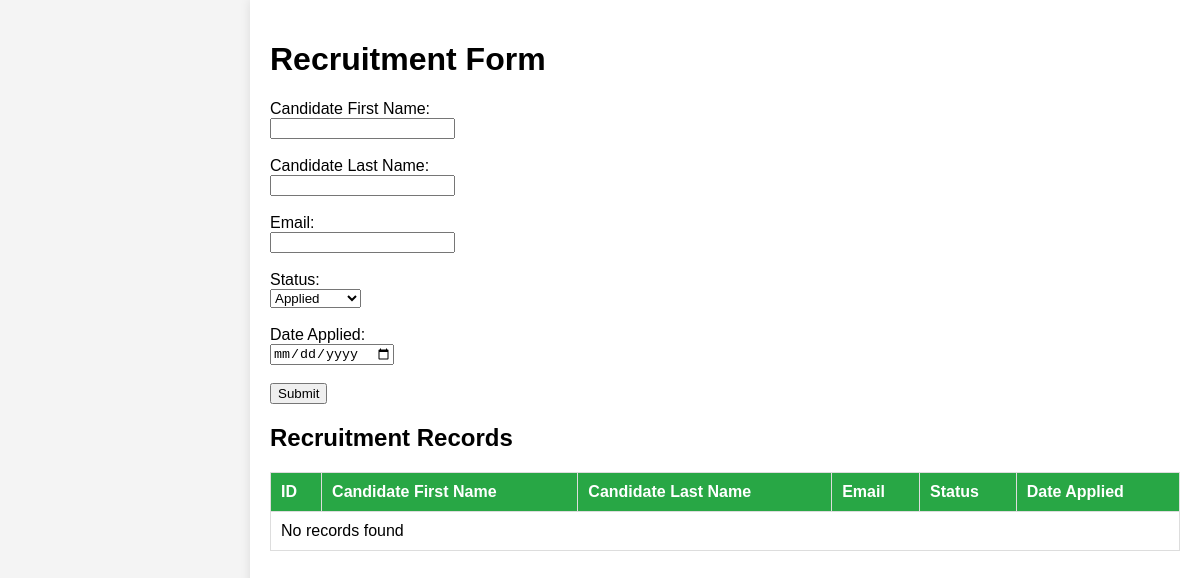
/recruitment.php, run on an earlier commit of the app's database.
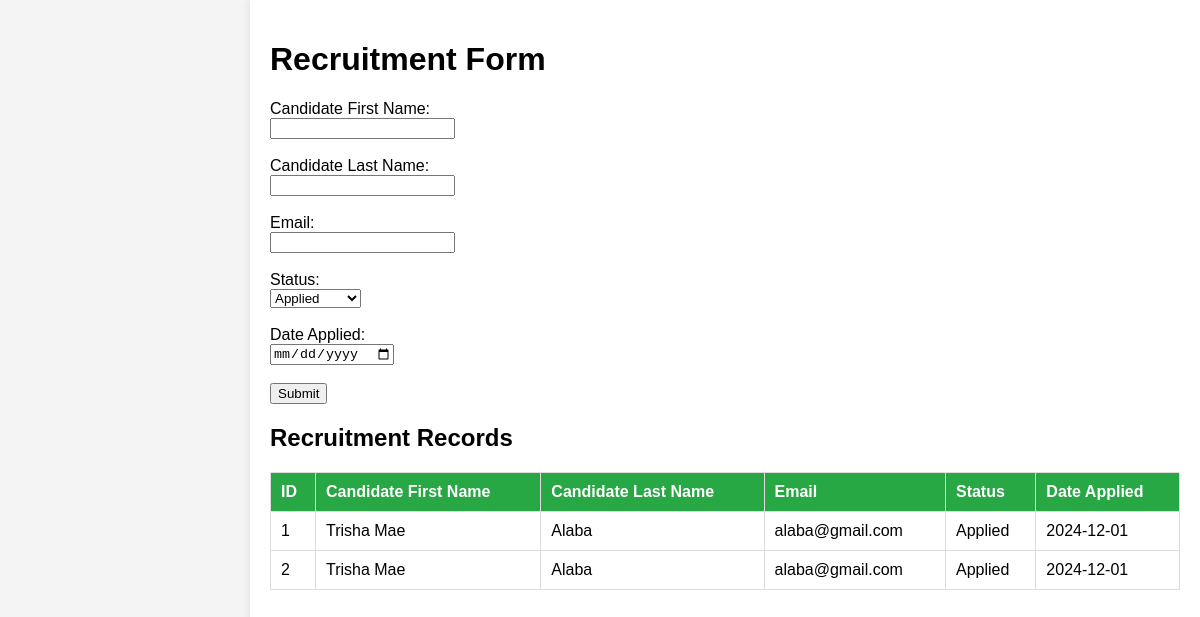
And on a later commit of the database.
### tables this page shows
CREATE TABLE `recruitment` (
  `id` int(11) NOT NULL,
  `cfname` varchar(100) NOT NULL,
  `clname` varchar(100) NOT NULL,
  `email` varchar(100) NOT NULL,
  `status` enum('Applied','Interviewed','Hired','Rejected') NOT NULL,
  `date_applied` date NOT NULL
);

### recruitment.php (the view, shortened to what this page needs)
<?php
$host = "localhost";
$db = "hrm";
$user = "root";
$pass = "";
$conn = new mysqli($host, $user, $pass, $db);
$sql = "SELECT * FROM recruitment";
$result = $conn->query($sql);
?>
<!DOCTYPE html>
<html lang="en">
<head>
</head>
<body>
    <div class="main-content">
        <h1>Recruitment Form</h1>
        <form method="POST" action="recruitment.php">
            <label for="cfname">Candidate First Name:</label><br>
            <input type="text" id="cfname" name="cfname" required><br><br>
            <label for="clname">Candidate Last Name:</label><br>
            <input type="text" id="clname" name="clname" required><br><br>
            <label for="email">Email:</label><br>
            <input type="email" id="email" name="email" required><br><br>
            <label for="status">Status:</label><br>
            <select id="status" name="status" required>
                <option value="Applied">Applied</option>
            </select><br><br>
            <label for="date_applied">Date Applied:</label><br>
            <input type="date" id="date_applied" name="date_applied" required><br><br>
            <button type="submit">Submit</button>
        </form>
        <h2>Recruitment Records</h2>
        <table>
            <thead>
                <tr>
                    <th>ID</th>
                    <th>Candidate First Name</th>
                    <th>Candidate Last Name</th>
                    <th>Email</th>
                    <th>Status</th>
                    <th>Date Applied</th>
                </tr>
            </thead>
            <tbody>
                <?php
                if ($result->num_rows > 0) {
                    while ($row = $result->fetch_assoc()) {
                        echo "<tr>";
                        echo "<td>" . htmlspecialchars($row['id']) . "</td>";
                        echo "<td>" . htmlspecialchars($row['cfname']) . "</td>";
                        echo "<td>" . htmlspecialchars($row['clname']) . "</td>";
                        echo "<td>" . htmlspecialchars($row['email']) . "</td>";
                        echo "<td>" . htmlspecialchars($row['status']) . "</td>";
                        echo "<td>" . htmlspecialchars($row['date_applied']) . "</td>";
                        echo "</tr>";
                    }
                } else {
                    echo "<tr><td colspan='6'>No records found</td></tr>";
                }
                ?>
            </tbody>
        </table>
    </div>
</body>
</html>

### recruitment.php (style rules this page uses)
body { font-family: Arial, sans-serif; background-color: #f4f4f4; display: flex; min-height: 100vh; margin: 0; padding: 0; }
.main-content { margin-left: 250px; flex: 1; padding: 20px; background-color: white; box-shadow: 0 0 10px rgba(0, 0, 0, 0.1); }
table { width: 100%; border-collapse: collapse; margin-top: 20px; }
th, td { padding: 10px; border: 1px solid #ddd; text-align: left; }
th { background-color: #28a745; color: white; }

What changed in the data, as far as the page shows it:
added recruitment: id "1", cfname "Trisha Mae", clname "Alaba", email "alaba@gmail.com", status "Applied", date_applied "2024-12-01"
added recruitment: id "2", cfname "Trisha Mae", clname "Alaba", email "alaba@gmail.com", status "Applied", date_applied "2024-12-01"
Also different on the page:
text no longer shown: "No records found"
